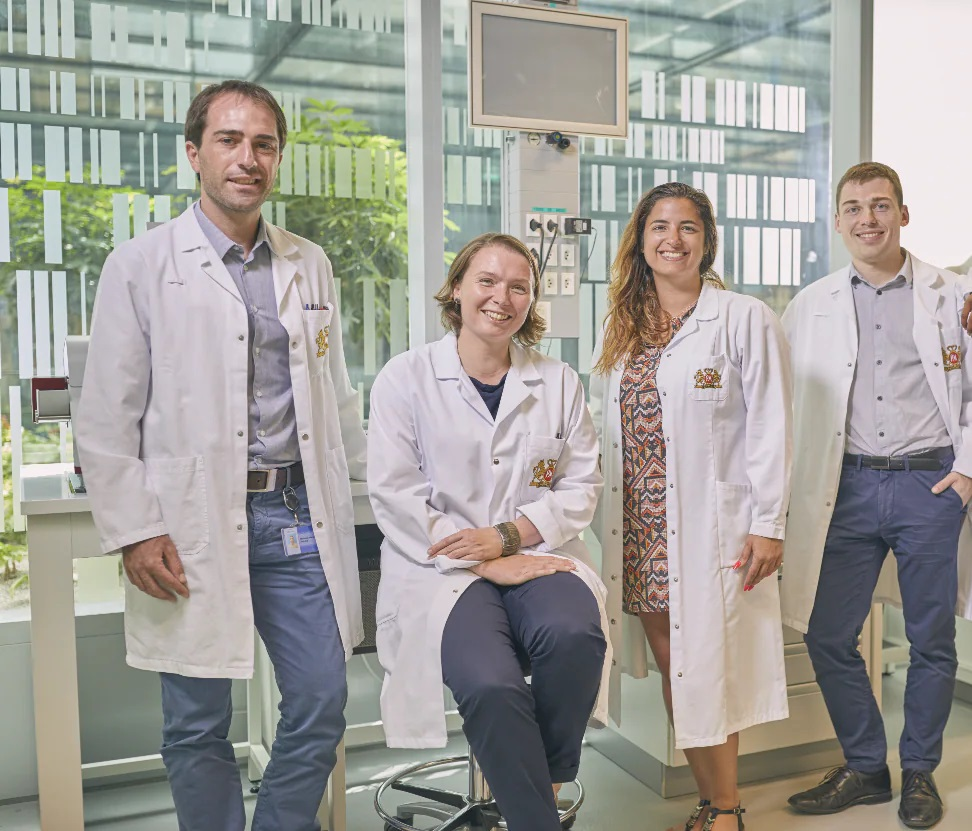
//> input picture docs/Midterm2022_21700421_안창민/groupimage_crop.jpg, 972 x 831 px
$ ./DLIP_Midterm_21700421_안창민   (built with g++ and OpenCV 4)
//> lines starting //> are read from the running program, lines starting //| are printed output that depends on the picture; after the words box and inside, x2 and y2 are one past the last pixel; in counts of white or black regions, pixels touching at a corner belong together

/*

	DLIP MIDTERM 2022  Submission


	NAME:ChangMin An

*/


#include <iostream>
#include <opencv2/opencv.hpp>

using namespace std;
using namespace cv;


int hmin = 0, hmax = 15, smin = 55, smax = 130, vmin = 145, vmax = 255;
int counting = 0;

// Global variables for Morphology
int element_shape = MORPH_RECT;		// MORPH_RECT, MORPH_ELIPSE, MORPH_CROSS
int n = 3;
Mat element = getStructuringElement(element_shape, Size(n, n));

int main()
{
	Mat src, src2, hsv, src_gray, dstSegment, mask, roi, dst;
	vector<vector<Point> > contours;

	src = imread("groupimage_crop.jpg");
//> src is the input picture: 831 rows x 972 cols, CV_8UC3; mean B, G, R 152.9, 158.1, 160.2
	src.copyTo(src2);
	src.copyTo(dst);
	namedWindow("src", 1);
	imshow("source", src);


	/******** Segmatation of Facial Area  ********/
	//  Segmentatation result is in B/W image, with white for facial area
	cvtColor(src, hsv, COLOR_BGR2HSV);
//> hsv: 831 rows x 972 cols, CV_8UC3; mean H, S, V 77.7, 33.6, 166.9

	inRange(hsv, Scalar(MIN(hmin, hmax), MIN(smin, smax), MIN(vmin, vmax)),
		Scalar(MAX(hmin, hmax), MAX(smin, smax), MAX(vmin, vmax)), src_gray);
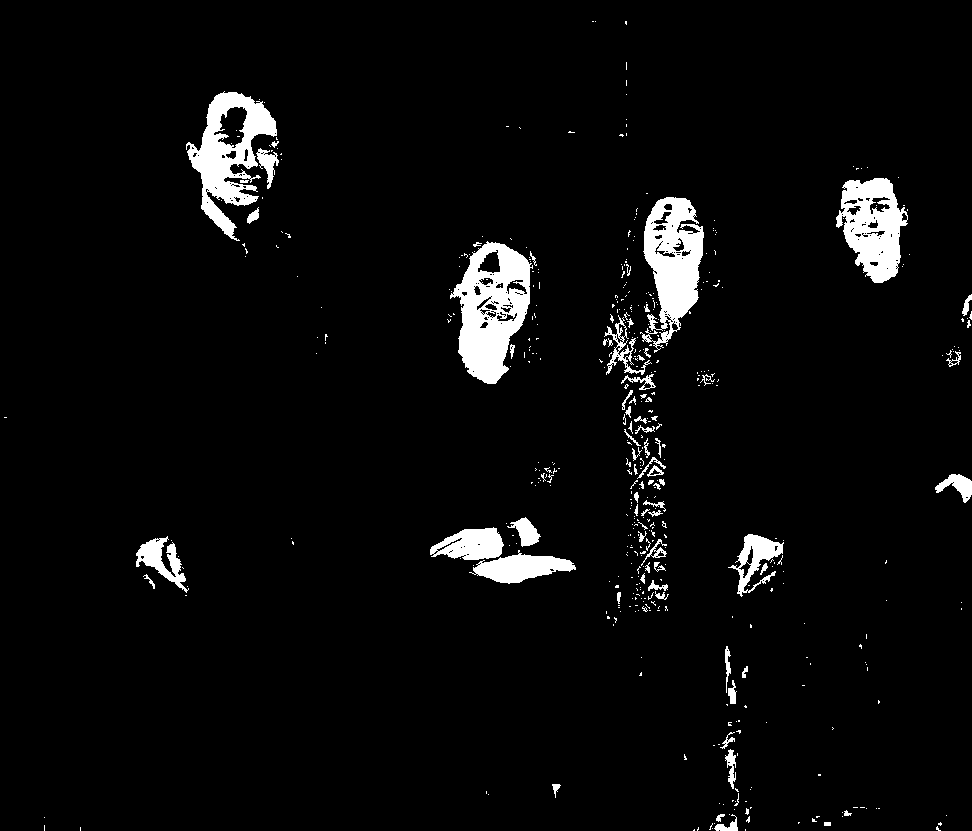
//> src_gray: 831 rows x 972 cols, CV_8UC1; 4.3% white; 486 white regions (410 under 20 px), largest, box (x1, y1, x2, y2) and area: (450, 241, 533, 384) 6627, (186, 91, 277, 241) 5467, (640, 197, 704, 353) 5416

	erode(src_gray, src_gray, element, Point(-1, -1));
//> element = [[1, 1, 1], [1, 1, 1], [1, 1, 1]]
	dilate(src_gray, src_gray, element, Point(-1, -1));
	erode(src_gray, src_gray, element, Point(-1, -1), 2);
	dilate(src_gray, src_gray, element, Point(-1, -1), 2);
//> src_gray: 831 rows x 972 cols, CV_8UC1; 3.3% white; 30 white regions (1 under 20 px)

	findContours(src_gray, contours, CV_RETR_EXTERNAL, CV_CHAIN_APPROX_SIMPLE);
//> contours = 30 contours, 2 with area under 20; largest, box (x1, y1, x2, y2) and area: (454, 243, 530, 384) 5708, (644, 197, 704, 318) 4922, (191, 92, 276, 203) 4871, (842, 178, 906, 283) 4048, (475, 555, 573, 583) 1742
	Mat drawing(src_gray.size(), CV_8U, Scalar(0));
	for (int i = 0; i < contours.size(); i++)
		if (contourArea(contours[i]) > 2000)
		{
			drawContours(drawing, contours, i, Scalar(255), CV_FILLED, 8);
			counting++;
		}
		else
			drawContours(drawing, contours, i, Scalar(0), CV_FILLED, 8);
//> this loop made 30 passes
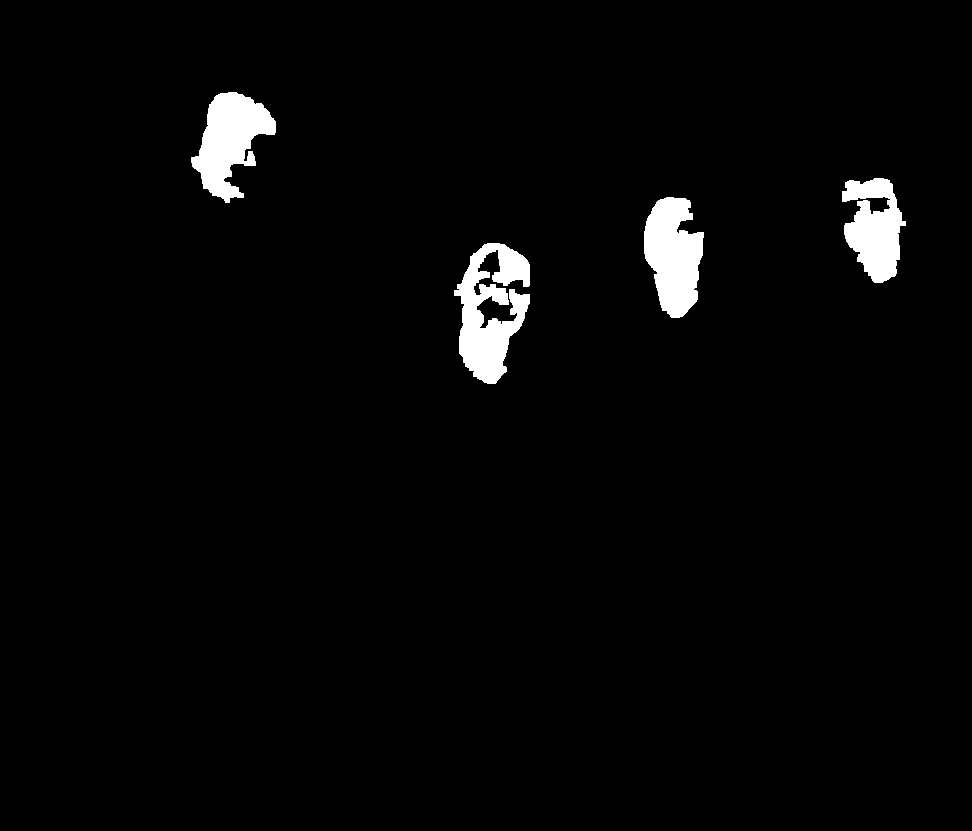
//> drawing: 831 rows x 972 cols, CV_8UC1; 2.5% white; 4 white regions, box (x1, y1, x2, y2) and area: (454, 243, 530, 384) 6079, (644, 197, 704, 318) 5089, (191, 92, 276, 203) 5066, (842, 178, 906, 283) 4258
//> after the loop, counting = 4

	drawing.copyTo(src_gray);
	dilate(src_gray, src_gray, element, Point(-1, -1), 4);
	erode(src_gray, src_gray, element, Point(-1, -1), 2);
//> src_gray: 831 rows x 972 cols, CV_8UC1; 3.1% white; 4 white regions

	src_gray.copyTo(dstSegment);

	imshow("dstSegment", dstSegment);


	/******** Count Number of Faces  ********/
	//  Print the text on source image
	String Human_String = "Human: ";
	String Human_Value = to_string(counting);
//> Human_Value = '4'
	String Human = Human_String + Human_Value;
//> Human = "Human: 4"
	putText(src, Human, Point(40, 40), FONT_HERSHEY_SIMPLEX, 1, Scalar(0, 0, 0), 2);
//> src: 831 rows x 972 cols, CV_8UC3; 0.11% of pixels changed, all inside (x1, y1, x2, y2) = (43, 18, 195, 42)
	imshow("Part_B_Put_text", src);


	/******** Draw Rectangles around Faces  ********/
	// Show Tight Fit Rectangle on both  source image(src) and on (dstSegment)
	findContours(dstSegment, contours, CV_RETR_EXTERNAL, CV_CHAIN_APPROX_SIMPLE);
//> contours = 4 contours; box (x1, y1, x2, y2) and area: (452, 241, 532, 386) 8209, (189, 90, 278, 205) 5854, (642, 195, 706, 320) 5778, (840, 176, 908, 285) 5172
	Rect boxPoint = boundingRect(contours[0]);
//> boxPoint = Rect(452, 241, 80, 145)
	roi = Mat::zeros(src.size(), CV_8UC3);
	mask = Mat::zeros(src.size(), CV_8UC1);
	Mat blur_img = Mat::zeros(src.size(), CV_8UC3);
	src.copyTo(roi);

	for (int i = 0; i < counting; i++)
	{
		boxPoint = boundingRect(contours[i]);
		rectangle(dstSegment, boxPoint, Scalar(255, 0, 0), 3);
		rectangle(src, boxPoint, Scalar(255, 0, 0), 3);
		rectangle(mask, boxPoint, Scalar(255, 0, 0), 3);
	}
//> this loop made 4 passes
//> boxPoint on passes 1 to 4: Rect(452, 241, 80, 145), Rect(642, 195, 64, 125), Rect(840, 176, 68, 109), Rect(189, 90, 89, 115)
//> dstSegment: 831 rows x 972 cols, CV_8UC1; 4% white; 4 white regions, box (x1, y1, x2, y2) and area: (450, 239, 534, 388) 9881, (187, 88, 280, 207) 7859, (640, 193, 708, 322) 7508, (838, 174, 910, 287) 6765
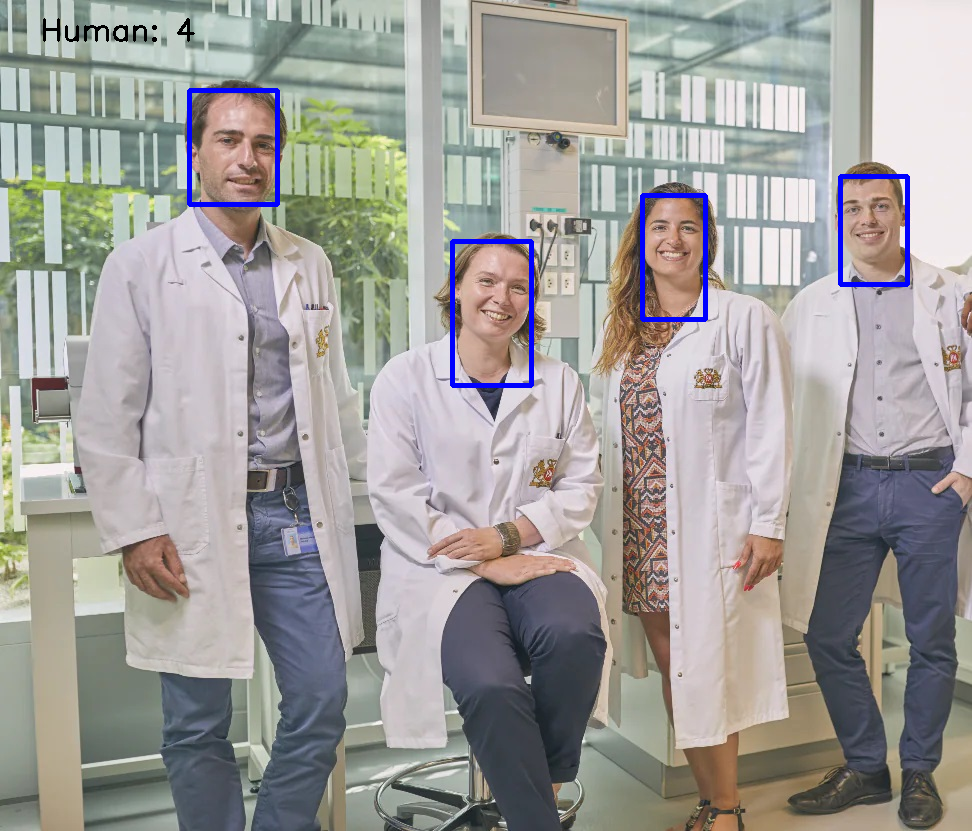
//> src: 831 rows x 972 cols, CV_8UC3; mean B, G, R 153.9, 156.5, 158.6
//> mask: 831 rows x 972 cols, CV_8UC1; 0.97% white; 4 white regions

	imshow("Part_C_dstSegment2", dstSegment);
	imshow("Part_C_src", src);

	/******** Blur Faces  ********/
	// Show Blurred faces on  source image(src)
	findContours(mask, contours, CV_RETR_EXTERNAL, CV_CHAIN_APPROX_SIMPLE);
//> contours = 4 contours; box (x1, y1, x2, y2) and area: (450, 239, 534, 388) 12276, (187, 88, 280, 207) 10848, (640, 193, 708, 322) 8568, (838, 174, 910, 287) 7944
	for (int i = 0; i < contours.size(); i++)
		drawContours(mask, contours, i, Scalar(255), CV_FILLED, 8);
//> this loop made 4 passes
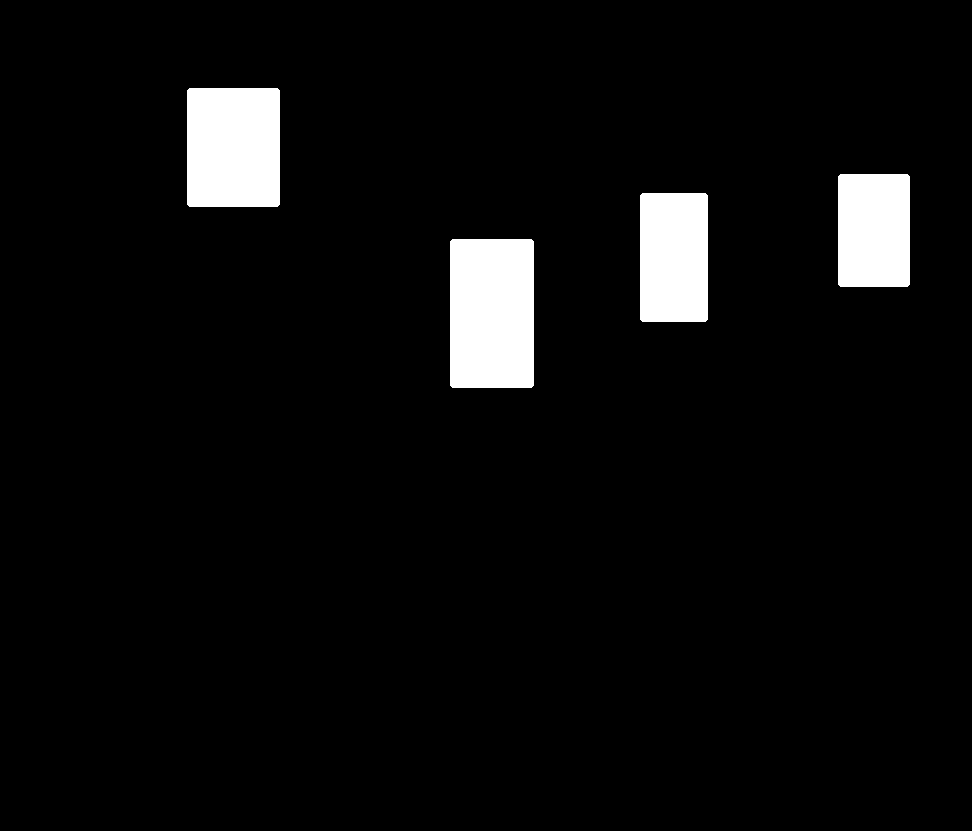
//> mask: 831 rows x 972 cols, CV_8UC1; 5% white; 4 white regions, box (x1, y1, x2, y2) and area: (450, 239, 534, 388) 12504, (187, 88, 280, 207) 11055, (640, 193, 708, 322) 8760, (838, 174, 910, 287) 8124

	// Masking Face
	bitwise_and(roi, roi, blur_img, mask);

	//Blurring
	blur(blur_img, blur_img, Size(11, 11));
//> blur_img: 831 rows x 972 cols, CV_8UC3; mean B, G, R 6.2, 6.9, 8.4

	for (int i = 0; i < src.rows; i++)
	{
		for (int j = 0; j < blur_img.cols*3; j++)
		{
			if (blur_img.at<char>(i, j) != 0)
				dst.at<char>(i, j) = blur_img.at<char>(i, j);
			else
				dst.at<char>(i, j) = dst.at<char>(i, j);
		}
	}
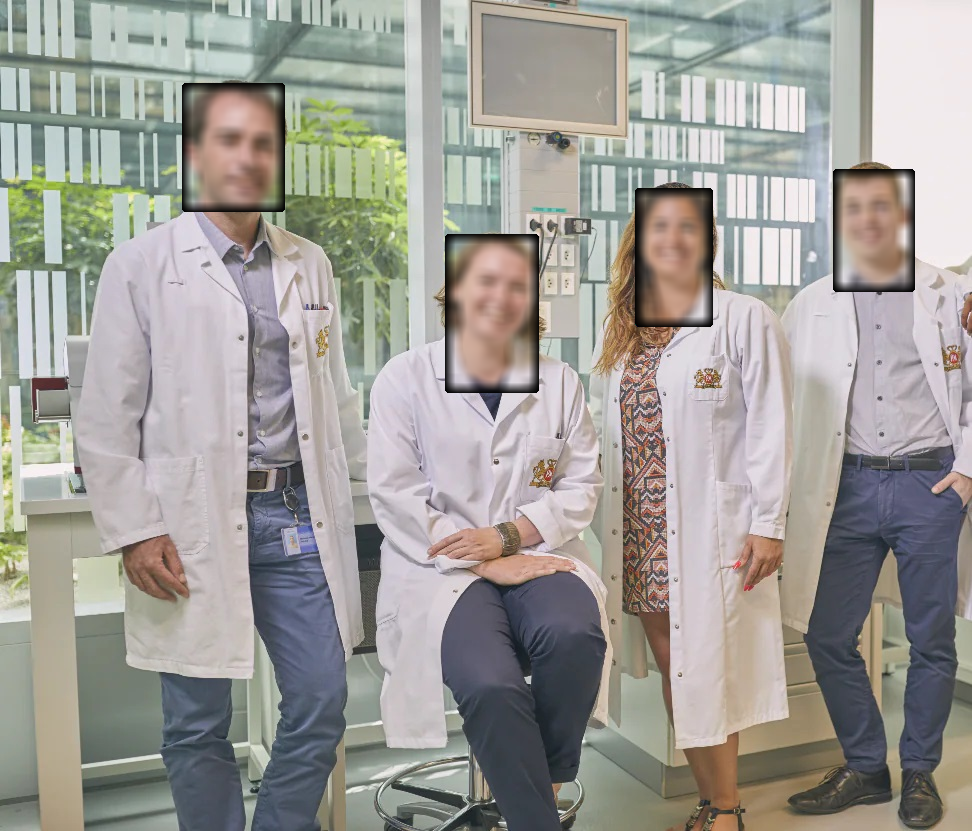
//> dst: 831 rows x 972 cols, CV_8UC3; 6.07% of pixels changed, all inside (x1, y1, x2, y2) = (182, 83, 915, 393)

	imshow("mask", mask);
	imshow("blur_img", blur_img);
	imshow("Part_D_Result", dst);


	waitKey(0);
	return 0;
}
